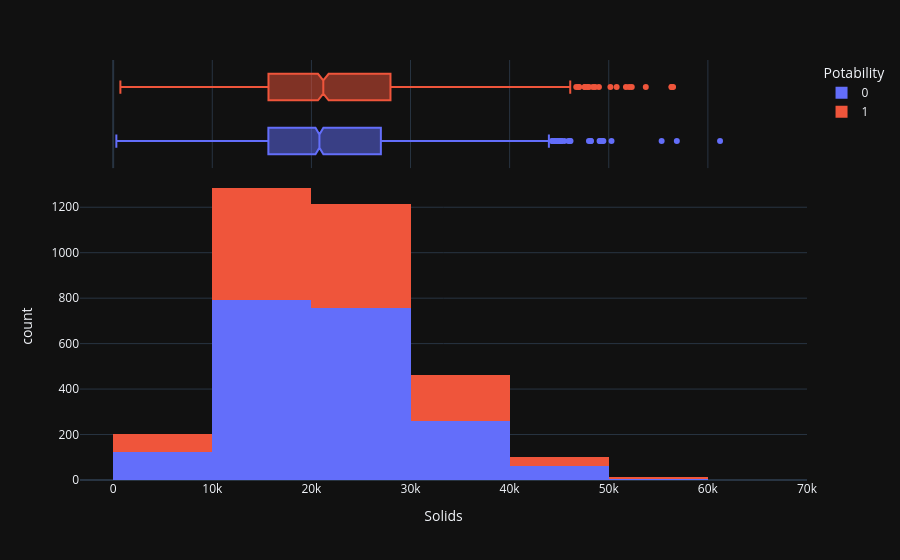

Notebook source saved alongside this figure:
### Code cell
px.histogram(data_frame = data, x = 'Solids', nbins = 10, color = 'Potability', marginal = 'box',
             template = 'plotly_dark')

### Figure 1 — Plotly figure (JSON) as saved in the notebook; plotly's stock layout.template omitted (floating-point values rounded to 4 significant figures; data arrays with more than 128 entries replaced by an {"elided": "..."} marker saying what was removed)
{"data": [{"bingroup": "x", "hovertemplate": "Potability=0<br>Solids=%{x}<br>count=%{y}<extra></extra>", "legendgroup": "0", "marker": {"color": "#636efa", "pattern": {"shape": ""}}, "name": "0", "nbinsx": 10, "orientation": "v", "showlegend": true, "type": "histogram", "x": {"elided": "1998 float values"}, "xaxis": "x", "yaxis": "y"}, {"hovertemplate": "Potability=0<br>Solids=%{x}<extra></extra>", "legendgroup": "0", "marker": {"color": "#636efa"}, "name": "0", "notched": true, "showlegend": false, "type": "box", "x": {"elided": "1998 float values"}, "xaxis": "x2", "yaxis": "y2"}, {"bingroup": "x", "hovertemplate": "Potability=1<br>Solids=%{x}<br>count=%{y}<extra></extra>", "legendgroup": "1", "marker": {"color": "#EF553B", "pattern": {"shape": ""}}, "name": "1", "nbinsx": 10, "orientation": "v", "showlegend": true, "type": "histogram", "x": {"elided": "1278 float values"}, "xaxis": "x", "yaxis": "y"}, {"hovertemplate": "Potability=1<br>Solids=%{x}<extra></extra>", "legendgroup": "1", "marker": {"color": "#EF553B"}, "name": "1", "notched": true, "showlegend": false, "type": "box", "x": {"elided": "1278 float values"}, "xaxis": "x2", "yaxis": "y2"}], "layout": {"barmode": "relative", "legend": {"title": {"text": "Potability"}, "tracegroupgap": 0}, "margin": {"t": 60}, "xaxis": {"anchor": "y", "domain": [0.0, 1.0], "title": {"text": "Solids"}}, "xaxis2": {"anchor": "y2", "domain": [0.0, 1.0], "matches": "x", "showgrid": true, "showticklabels": false}, "yaxis": {"anchor": "x", "domain": [0.0, 0.7326], "title": {"text": "count"}}, "yaxis2": {"anchor": "x2", "domain": [0.7426, 1.0], "matches": "y2", "showgrid": false, "showline": false, "showticklabels": false, "ticks": ""}}}
